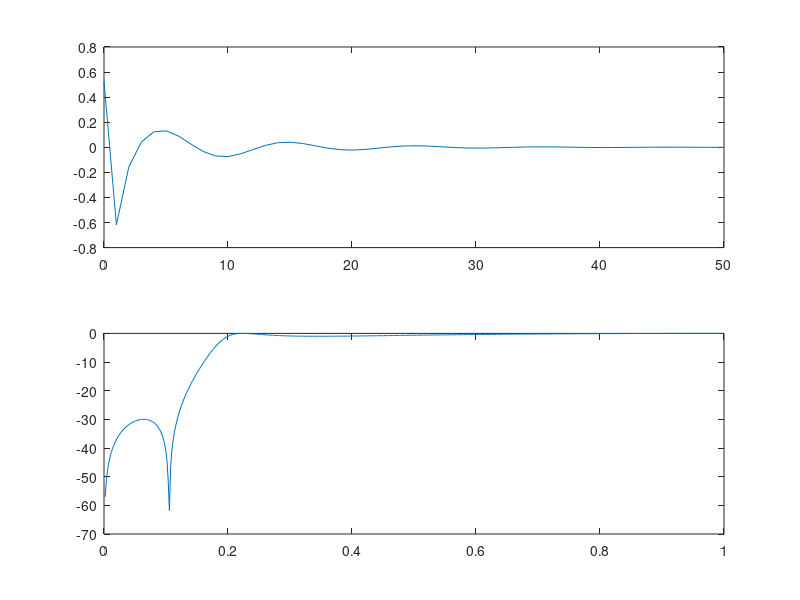

MATLAB code to generate this figure:
SIZE_OF_SAMPLE = 51

a = [1 -1.7163 1.1724 -0.2089]
b = [0.5264 -1.5224 1.5224 -0.5264]

impulse = [1 zeros(1,SIZE_OF_SAMPLE-1)]

impulse_response = filter(b,a,impulse)
impulse_response_axis = 0:SIZE_OF_SAMPLE-1
subplot(2,1,1)
plot(impulse_response_axis, impulse_response)

subplot(2,1,2)
[freq_response, w] = freqz(b,a)
plot(w/pi,20*log10(abs(freq_response)))
